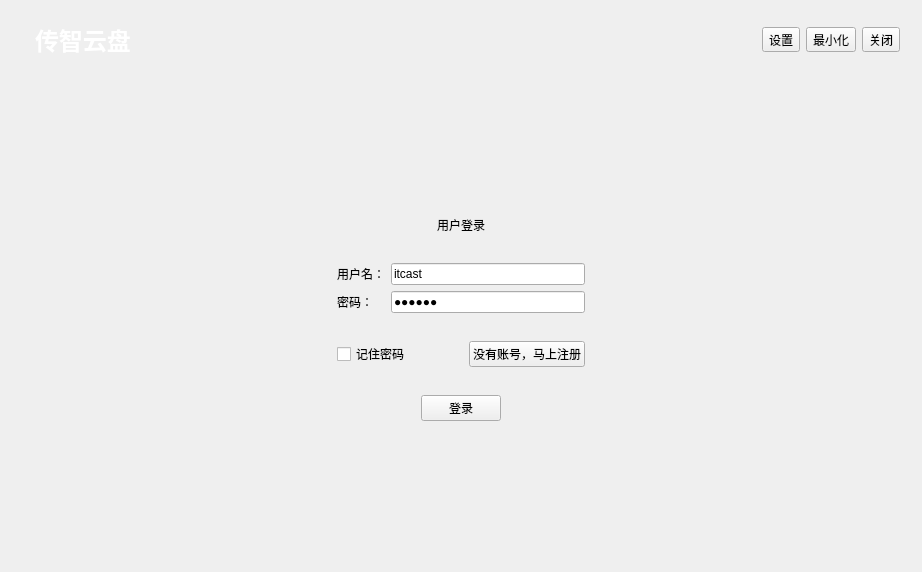
<?xml version="1.0" encoding="UTF-8"?>
<ui version="4.0">
 <class>Login</class>
 <widget class="QWidget" name="Login">
  <property name="geometry">
   <rect>
    <x>0</x>
    <y>0</y>
    <width>922</width>
    <height>572</height>
   </rect>
  </property>
  <property name="minimumSize">
   <size>
    <width>922</width>
    <height>572</height>
   </size>
  </property>
  <property name="maximumSize">
   <size>
    <width>922</width>
    <height>572</height>
   </size>
  </property>
  <property name="windowTitle">
   <string>Login</string>
  </property>
  <property name="styleSheet">
   <string notr="true">#Login{
 background-image: url(:/image/images/login_bk.jpg);
}</string>
  </property>
  <layout class="QVBoxLayout" name="verticalLayout">
   <item>
    <widget class="DragableWidget" name="widget" native="true">
     <layout class="QHBoxLayout" name="horizontalLayout">
      <item>
       <widget class="QLabel" name="label">
        <property name="text">
         <string/>
        </property>
        <property name="pixmap">
         <pixmap resource="res.qrc">:/image/images/logo.ico</pixmap>
        </property>
       </widget>
      </item>
      <item>
       <widget class="QLabel" name="label_2">
        <property name="font">
         <font>
          <family>Heiti SC</family>
          <pointsize>18</pointsize>
          <weight>75</weight>
          <bold>true</bold>
         </font>
        </property>
        <property name="styleSheet">
         <string notr="true">color:white;</string>
        </property>
        <property name="text">
         <string>传智云盘</string>
        </property>
       </widget>
      </item>
      <item>
       <spacer name="horizontalSpacer">
        <property name="orientation">
         <enum>Qt::Horizontal</enum>
        </property>
        <property name="sizeHint" stdset="0">
         <size>
          <width>40</width>
          <height>20</height>
         </size>
        </property>
       </spacer>
      </item>
      <item>
       <widget class="QToolButton" name="toolButton_options">
        <property name="text">
         <string>设置</string>
        </property>
        <property name="icon">
         <iconset resource="res.qrc">
          <normaloff>:/image/images/login_setting.png</normaloff>:/image/images/login_setting.png</iconset>
        </property>
        <property name="iconSize">
         <size>
          <width>50</width>
          <height>50</height>
         </size>
        </property>
       </widget>
      </item>
      <item>
       <widget class="QToolButton" name="toolButton_show_miminize">
        <property name="text">
         <string>最小化</string>
        </property>
        <property name="icon">
         <iconset resource="res.qrc">
          <normaloff>:/image/images/login_min.png</normaloff>:/image/images/login_min.png</iconset>
        </property>
        <property name="iconSize">
         <size>
          <width>50</width>
          <height>50</height>
         </size>
        </property>
       </widget>
      </item>
      <item>
       <widget class="QToolButton" name="toolButton_close">
        <property name="text">
         <string>关闭</string>
        </property>
        <property name="icon">
         <iconset resource="res.qrc">
          <normaloff>:/image/images/login_close.png</normaloff>:/image/images/login_close.png</iconset>
        </property>
        <property name="iconSize">
         <size>
          <width>50</width>
          <height>50</height>
         </size>
        </property>
       </widget>
      </item>
     </layout>
    </widget>
   </item>
   <item>
    <widget class="QStackedWidget" name="stackedWidget">
     <property name="currentIndex">
      <number>0</number>
     </property>
     <widget class="QWidget" name="page">
      <layout class="QHBoxLayout" name="horizontalLayout_5">
       <item>
        <spacer name="horizontalSpacer_7">
         <property name="orientation">
          <enum>Qt::Horizontal</enum>
         </property>
         <property name="sizeHint" stdset="0">
          <size>
           <width>40</width>
           <height>20</height>
          </size>
         </property>
        </spacer>
       </item>
       <item>
        <widget class="QWidget" name="widget_6" native="true">
         <layout class="QVBoxLayout" name="verticalLayout_2">
          <item>
           <spacer name="verticalSpacer">
            <property name="orientation">
             <enum>Qt::Vertical</enum>
            </property>
            <property name="sizeHint" stdset="0">
             <size>
              <width>20</width>
              <height>40</height>
             </size>
            </property>
           </spacer>
          </item>
          <item>
           <widget class="QWidget" name="widget_2" native="true">
            <layout class="QHBoxLayout" name="horizontalLayout_2">
             <item>
              <spacer name="horizontalSpacer_2">
               <property name="orientation">
                <enum>Qt::Horizontal</enum>
               </property>
               <property name="sizeHint" stdset="0">
                <size>
                 <width>40</width>
                 <height>20</height>
                </size>
               </property>
              </spacer>
             </item>
             <item>
              <widget class="QLabel" name="label_3">
               <property name="text">
                <string>用户登录</string>
               </property>
              </widget>
             </item>
             <item>
              <spacer name="horizontalSpacer_3">
               <property name="orientation">
                <enum>Qt::Horizontal</enum>
               </property>
               <property name="sizeHint" stdset="0">
                <size>
                 <width>40</width>
                 <height>20</height>
                </size>
               </property>
              </spacer>
             </item>
            </layout>
           </widget>
          </item>
          <item>
           <widget class="QWidget" name="widget_3" native="true">
            <layout class="QGridLayout" name="gridLayout">
             <item row="0" column="0">
              <widget class="QLabel" name="label_4">
               <property name="text">
                <string>用户名：</string>
               </property>
              </widget>
             </item>
             <item row="0" column="1">
              <widget class="QLineEdit" name="lineEdit_login_user_name">
               <property name="text">
                <string>itcast</string>
               </property>
              </widget>
             </item>
             <item row="1" column="0">
              <widget class="QLabel" name="label_5">
               <property name="text">
                <string>密码：</string>
               </property>
              </widget>
             </item>
             <item row="1" column="1">
              <widget class="QLineEdit" name="lineEdit_login_passwd">
               <property name="text">
                <string>123456</string>
               </property>
               <property name="echoMode">
                <enum>QLineEdit::Password</enum>
               </property>
              </widget>
             </item>
            </layout>
           </widget>
          </item>
          <item>
           <widget class="QWidget" name="widget_4" native="true">
            <layout class="QHBoxLayout" name="horizontalLayout_3">
             <item>
              <widget class="QCheckBox" name="checkBox_remember_passwd">
               <property name="text">
                <string>记住密码</string>
               </property>
              </widget>
             </item>
             <item>
              <spacer name="horizontalSpacer_4">
               <property name="orientation">
                <enum>Qt::Horizontal</enum>
               </property>
               <property name="sizeHint" stdset="0">
                <size>
                 <width>40</width>
                 <height>20</height>
                </size>
               </property>
              </spacer>
             </item>
             <item>
              <widget class="QPushButton" name="pushButton_goto_register">
               <property name="text">
                <string>没有账号，马上注册</string>
               </property>
              </widget>
             </item>
            </layout>
           </widget>
          </item>
          <item>
           <widget class="QWidget" name="widget_5" native="true">
            <layout class="QHBoxLayout" name="horizontalLayout_4">
             <item>
              <spacer name="horizontalSpacer_5">
               <property name="orientation">
                <enum>Qt::Horizontal</enum>
               </property>
               <property name="sizeHint" stdset="0">
                <size>
                 <width>40</width>
                 <height>20</height>
                </size>
               </property>
              </spacer>
             </item>
             <item>
              <widget class="QPushButton" name="pushButton_2">
               <property name="text">
                <string>登录</string>
               </property>
              </widget>
             </item>
             <item>
              <spacer name="horizontalSpacer_6">
               <property name="orientation">
                <enum>Qt::Horizontal</enum>
               </property>
               <property name="sizeHint" stdset="0">
                <size>
                 <width>40</width>
                 <height>20</height>
                </size>
               </property>
              </spacer>
             </item>
            </layout>
           </widget>
          </item>
          <item>
           <spacer name="verticalSpacer_2">
            <property name="orientation">
             <enum>Qt::Vertical</enum>
            </property>
            <property name="sizeHint" stdset="0">
             <size>
              <width>20</width>
              <height>40</height>
             </size>
            </property>
           </spacer>
          </item>
         </layout>
        </widget>
       </item>
       <item>
        <spacer name="horizontalSpacer_8">
         <property name="orientation">
          <enum>Qt::Horizontal</enum>
         </property>
         <property name="sizeHint" stdset="0">
          <size>
           <width>40</width>
           <height>20</height>
          </size>
         </property>
        </spacer>
       </item>
      </layout>
     </widget>
     <widget class="QWidget" name="page_2">
      <layout class="QHBoxLayout" name="horizontalLayout_8">
       <item>
        <spacer name="horizontalSpacer_11">
         <property name="orientation">
          <enum>Qt::Horizontal</enum>
         </property>
         <property name="sizeHint" stdset="0">
          <size>
           <width>40</width>
           <height>20</height>
          </size>
         </property>
        </spacer>
       </item>
       <item>
        <widget class="QWidget" name="widget_10" native="true">
         <layout class="QVBoxLayout" name="verticalLayout_3">
          <item>
           <spacer name="verticalSpacer_3">
            <property name="orientation">
             <enum>Qt::Vertical</enum>
            </property>
            <property name="sizeHint" stdset="0">
             <size>
              <width>20</width>
              <height>40</height>
             </size>
            </property>
           </spacer>
          </item>
          <item>
           <widget class="QWidget" name="widget_7" native="true">
            <layout class="QHBoxLayout" name="horizontalLayout_7">
             <item>
              <spacer name="horizontalSpacer_13">
               <property name="orientation">
                <enum>Qt::Horizontal</enum>
               </property>
               <property name="sizeHint" stdset="0">
                <size>
                 <width>40</width>
                 <height>20</height>
                </size>
               </property>
              </spacer>
             </item>
             <item>
              <widget class="QLabel" name="label_6">
               <property name="text">
                <string>用户注册</string>
               </property>
              </widget>
             </item>
             <item>
              <spacer name="horizontalSpacer_14">
               <property name="orientation">
                <enum>Qt::Horizontal</enum>
               </property>
               <property name="sizeHint" stdset="0">
                <size>
                 <width>40</width>
                 <height>20</height>
                </size>
               </property>
              </spacer>
             </item>
            </layout>
           </widget>
          </item>
          <item>
           <widget class="QWidget" name="widget_8" native="true">
            <layout class="QGridLayout" name="gridLayout_2">
             <item row="0" column="0">
              <widget class="QLabel" name="label_7">
               <property name="text">
                <string>用户名：</string>
               </property>
              </widget>
             </item>
             <item row="0" column="1">
              <widget class="QLineEdit" name="lineEdit_user_name">
               <property name="text">
                <string>itcast</string>
               </property>
              </widget>
             </item>
             <item row="1" column="0">
              <widget class="QLabel" name="label_8">
               <property name="text">
                <string>昵称：</string>
               </property>
              </widget>
             </item>
             <item row="1" column="1">
              <widget class="QLineEdit" name="lineEdit_nick_name">
               <property name="text">
                <string>itcast</string>
               </property>
              </widget>
             </item>
             <item row="2" column="0">
              <widget class="QLabel" name="label_9">
               <property name="text">
                <string>密码：</string>
               </property>
              </widget>
             </item>
             <item row="2" column="1">
              <widget class="QLineEdit" name="lineEdit_passwd">
               <property name="text">
                <string>123456</string>
               </property>
               <property name="echoMode">
                <enum>QLineEdit::Password</enum>
               </property>
              </widget>
             </item>
             <item row="3" column="0">
              <widget class="QLabel" name="label_10">
               <property name="text">
                <string>确认密码：</string>
               </property>
              </widget>
             </item>
             <item row="3" column="1">
              <widget class="QLineEdit" name="lineEdit_passwd2">
               <property name="text">
                <string>123456</string>
               </property>
               <property name="echoMode">
                <enum>QLineEdit::Password</enum>
               </property>
              </widget>
             </item>
             <item row="4" column="0">
              <widget class="QLabel" name="label_11">
               <property name="text">
                <string>手机：</string>
               </property>
              </widget>
             </item>
             <item row="4" column="1">
              <widget class="QLineEdit" name="lineEdit_phone">
               <property name="text">
                <string>11111111111</string>
               </property>
              </widget>
             </item>
             <item row="5" column="0">
              <widget class="QLabel" name="label_12">
               <property name="text">
                <string>邮箱：</string>
               </property>
              </widget>
             </item>
             <item row="5" column="1">
              <widget class="QLineEdit" name="lineEdit_email">
               <property name="text">
                <string>itcast@itcast.cn</string>
               </property>
              </widget>
             </item>
            </layout>
           </widget>
          </item>
          <item>
           <widget class="QWidget" name="widget_9" native="true">
            <layout class="QHBoxLayout" name="horizontalLayout_6">
             <item>
              <spacer name="horizontalSpacer_9">
               <property name="orientation">
                <enum>Qt::Horizontal</enum>
               </property>
               <property name="sizeHint" stdset="0">
                <size>
                 <width>40</width>
                 <height>20</height>
                </size>
               </property>
              </spacer>
             </item>
             <item>
              <widget class="QPushButton" name="pushButton_back_to_login">
               <property name="text">
                <string>返回</string>
               </property>
              </widget>
             </item>
             <item>
              <widget class="QPushButton" name="pushButton_register">
               <property name="text">
                <string>注册</string>
               </property>
              </widget>
             </item>
             <item>
              <spacer name="horizontalSpacer_10">
               <property name="orientation">
                <enum>Qt::Horizontal</enum>
               </property>
               <property name="sizeHint" stdset="0">
                <size>
                 <width>40</width>
                 <height>20</height>
                </size>
               </property>
              </spacer>
             </item>
            </layout>
           </widget>
          </item>
          <item>
           <spacer name="verticalSpacer_4">
            <property name="orientation">
             <enum>Qt::Vertical</enum>
            </property>
            <property name="sizeHint" stdset="0">
             <size>
              <width>20</width>
              <height>40</height>
             </size>
            </property>
           </spacer>
          </item>
         </layout>
        </widget>
       </item>
       <item>
        <spacer name="horizontalSpacer_12">
         <property name="orientation">
          <enum>Qt::Horizontal</enum>
         </property>
         <property name="sizeHint" stdset="0">
          <size>
           <width>40</width>
           <height>20</height>
          </size>
         </property>
        </spacer>
       </item>
      </layout>
     </widget>
     <widget class="QWidget" name="page_3">
      <layout class="QHBoxLayout" name="horizontalLayout_11">
       <item>
        <spacer name="horizontalSpacer_19">
         <property name="orientation">
          <enum>Qt::Horizontal</enum>
         </property>
         <property name="sizeHint" stdset="0">
          <size>
           <width>40</width>
           <height>20</height>
          </size>
         </property>
        </spacer>
       </item>
       <item>
        <widget class="QWidget" name="widget_14" native="true">
         <layout class="QVBoxLayout" name="verticalLayout_4">
          <item>
           <spacer name="verticalSpacer_5">
            <property name="orientation">
             <enum>Qt::Vertical</enum>
            </property>
            <property name="sizeHint" stdset="0">
             <size>
              <width>20</width>
              <height>40</height>
             </size>
            </property>
           </spacer>
          </item>
          <item>
           <widget class="QWidget" name="widget_11" native="true">
            <layout class="QHBoxLayout" name="horizontalLayout_10">
             <item>
              <spacer name="horizontalSpacer_17">
               <property name="orientation">
                <enum>Qt::Horizontal</enum>
               </property>
               <property name="sizeHint" stdset="0">
                <size>
                 <width>40</width>
                 <height>20</height>
                </size>
               </property>
              </spacer>
             </item>
             <item>
              <widget class="QLabel" name="label_13">
               <property name="text">
                <string>服务器设置</string>
               </property>
              </widget>
             </item>
             <item>
              <spacer name="horizontalSpacer_18">
               <property name="orientation">
                <enum>Qt::Horizontal</enum>
               </property>
               <property name="sizeHint" stdset="0">
                <size>
                 <width>40</width>
                 <height>20</height>
                </size>
               </property>
              </spacer>
             </item>
            </layout>
           </widget>
          </item>
          <item>
           <widget class="QWidget" name="widget_12" native="true">
            <layout class="QGridLayout" name="gridLayout_3">
             <item row="0" column="0">
              <widget class="QLabel" name="label_14">
               <property name="text">
                <string>服务器地址：</string>
               </property>
              </widget>
             </item>
             <item row="0" column="1">
              <widget class="QLineEdit" name="lineEdit_ip"/>
             </item>
             <item row="1" column="0">
              <widget class="QLabel" name="label_15">
               <property name="text">
                <string>服务器端口：</string>
               </property>
              </widget>
             </item>
             <item row="1" column="1">
              <widget class="QLineEdit" name="lineEdit_port"/>
             </item>
            </layout>
           </widget>
          </item>
          <item>
           <widget class="QWidget" name="widget_13" native="true">
            <layout class="QHBoxLayout" name="horizontalLayout_9">
             <item>
              <spacer name="horizontalSpacer_15">
               <property name="orientation">
                <enum>Qt::Horizontal</enum>
               </property>
               <property name="sizeHint" stdset="0">
                <size>
                 <width>40</width>
                 <height>20</height>
                </size>
               </property>
              </spacer>
             </item>
             <item>
              <widget class="QPushButton" name="pushButton_back_to_login_2">
               <property name="text">
                <string>返回</string>
               </property>
              </widget>
             </item>
             <item>
              <widget class="QPushButton" name="pushButton_confirm_option">
               <property name="text">
                <string>确定</string>
               </property>
              </widget>
             </item>
             <item>
              <spacer name="horizontalSpacer_16">
               <property name="orientation">
                <enum>Qt::Horizontal</enum>
               </property>
               <property name="sizeHint" stdset="0">
                <size>
                 <width>40</width>
                 <height>20</height>
                </size>
               </property>
              </spacer>
             </item>
            </layout>
           </widget>
          </item>
          <item>
           <spacer name="verticalSpacer_6">
            <property name="orientation">
             <enum>Qt::Vertical</enum>
            </property>
            <property name="sizeHint" stdset="0">
             <size>
              <width>20</width>
              <height>40</height>
             </size>
            </property>
           </spacer>
          </item>
         </layout>
        </widget>
       </item>
       <item>
        <spacer name="horizontalSpacer_20">
         <property name="orientation">
          <enum>Qt::Horizontal</enum>
         </property>
         <property name="sizeHint" stdset="0">
          <size>
           <width>40</width>
           <height>20</height>
          </size>
         </property>
        </spacer>
       </item>
      </layout>
     </widget>
    </widget>
   </item>
  </layout>
 </widget>
 <layoutdefault spacing="6" margin="11"/>
 <customwidgets>
  <customwidget>
   <class>DragableWidget</class>
   <extends>QWidget</extends>
   <header>dragablewidget.h</header>
   <container>1</container>
  </customwidget>
 </customwidgets>
 <resources>
  <include location="res.qrc"/>
 </resources>
 <connections>
  <connection>
   <sender>toolButton_close</sender>
   <signal>clicked()</signal>
   <receiver>Login</receiver>
   <slot>close()</slot>
   <hints>
    <hint type="sourcelabel">
     <x>757</x>
     <y>35</y>
    </hint>
    <hint type="destinationlabel">
     <x>399</x>
     <y>299</y>
    </hint>
   </hints>
  </connection>
  <connection>
   <sender>toolButton_show_miminize</sender>
   <signal>clicked()</signal>
   <receiver>Login</receiver>
   <slot>showMinimized()</slot>
   <hints>
    <hint type="sourcelabel">
     <x>708</x>
     <y>35</y>
    </hint>
    <hint type="destinationlabel">
     <x>399</x>
     <y>299</y>
    </hint>
   </hints>
  </connection>
 </connections>
</ui>
